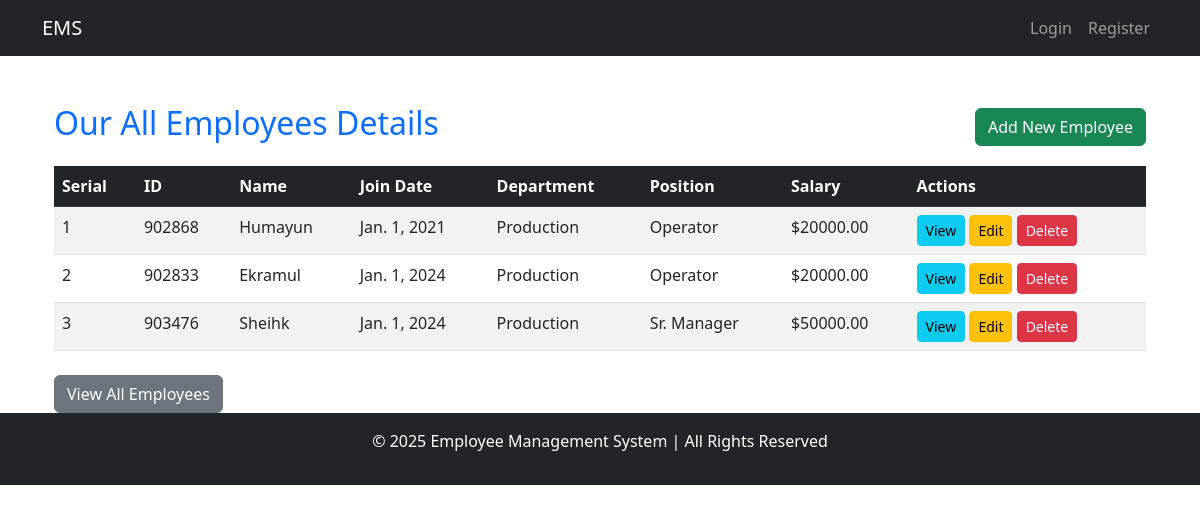
The app's page /employees/, older data.
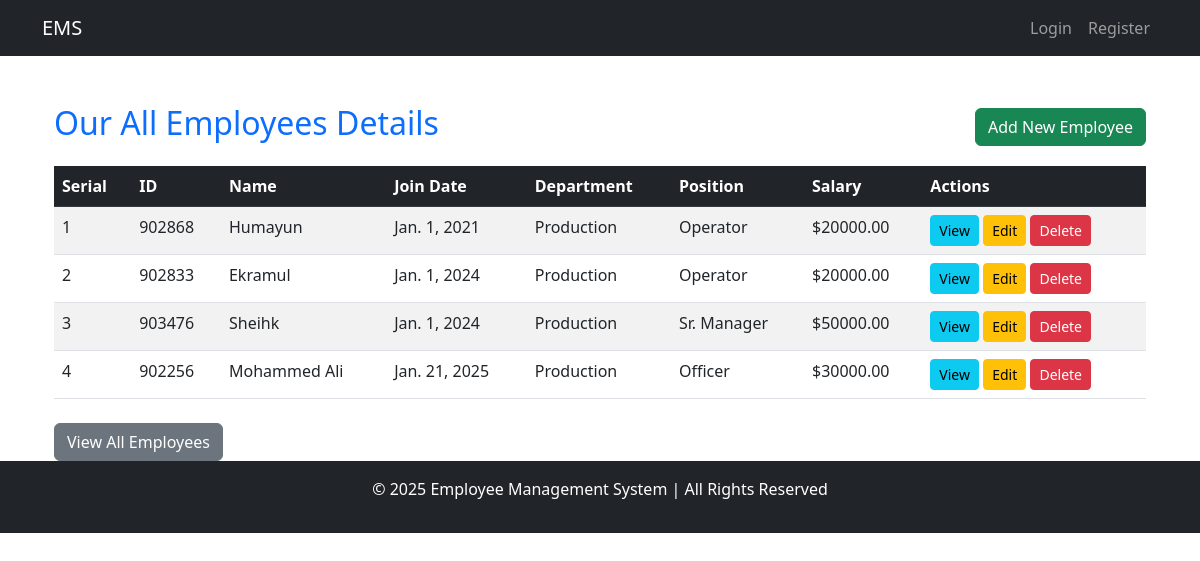
The same page, newer data.
### employees/models.py (models this page shows, shortened)
class Employee(models.Model):
    user = models.OneToOneField(User, on_delete=models.CASCADE, null=True, blank=True)
    employee_id = models.CharField(max_length=20)
    name = models.CharField(max_length=255)
    join_date = models.DateField()
    date_of_birth = models.DateField()
    floor = models.ForeignKey(Floor, on_delete=models.SET_NULL, null=True)
    department = models.ForeignKey(Department, on_delete=models.SET_NULL, null=True)
    position = models.ForeignKey(Position, on_delete=models.SET_NULL, null=True)
    salary = models.ForeignKey(Salary, on_delete=models.SET_NULL, null=True)

class Department(models.Model):
    name = models.CharField(max_length=100, unique=True)
    description = models.TextField(blank=True, null=True)
    def __str__(self):
        return self.name

class Position(models.Model):
    title = models.CharField(max_length=100, unique=True)
    def __str__(self):
        return self.title

class Salary(models.Model):
    GRADE_CHOICES = [
        ('A', 'Grade A'),
        ('B', 'Grade B'),
        ('C', 'Grade C'),
        ('D', 'Grade D'),
    ]
    grade = models.CharField(max_length=1, choices=GRADE_CHOICES, unique=True)
    amount = models.DecimalField(max_digits=10, decimal_places=2)

### employees/views.py (the view)
# urls.py: path("employees/", views.employee_view, name="employee_view"),
def employee_view(request):
    employees = Employee.objects.all()
    return render(request, 'employees/list.html', {'employees': employees})

### employees/templates/employees/list.html (shortened to what this page needs)
{% extends "base.html" %}
{% block content %}
<div class="container mt-4">
    <div class="d-flex justify-content-between align-items-center mb-3">
        <h2 class="text-primary">Our All Employees Details</h2>
        <a href="{% url 'employee_add' %}" class="btn btn-success">Add New Employee</a>
    </div>
    {% if employees %}
        <table class="table table-striped table-hover">
            <thead class="table-dark">
                <tr>
                    <th>Serial</th>
                    <th>ID</th>
                    <th>Name</th>
                    <th>Join Date</th>
                    <th>Department</th>
                    <th>Position</th>
                    <th>Salary</th>
                    <th>Actions</th>
                </tr>
            </thead>
            <tbody>
                {% for employee in employees %}
                <tr>
                    <td>{{ forloop.counter }}</td>
                    <td>{{ employee.employee_id }}</td>
                    <td>{{ employee.name }}</td>
                    <td>{{ employee.join_date }}</td>
                    <td>{{ employee.department }}</td>
                    <td>{{ employee.position }}</td>
                    <td>${{ employee.salary.amount }}</td>
                    <td>
                        <a href="{% url 'employee_detail' employee.id %}" class="btn btn-info btn-sm">View</a>
                        <a href="{% url 'employee_edit' employee.id %}" class="btn btn-warning btn-sm">Edit</a>
                        <a href="{% url 'employee_delete' employee.id %}" class="btn btn-danger btn-sm">Delete</a>
                    </td>
                </tr>
                {% endfor %}
            </tbody>
        </table>
    {% else %}
        <div class="alert alert-warning">No employees found.</div>
    {% endif %}
    <div class="mt-4">
        <a href="{% url 'employees' %}" class="btn btn-secondary">View All Employees</a>
    </div>
</div>
{% endblock %}

Row changes from the older to the newer data that the page shows:
added Employee: employee_id "902256", name "Mohammed Ali", join_date "Jan. 21, 2025", department "Production", position "Officer", salary.amount "30000.00"
